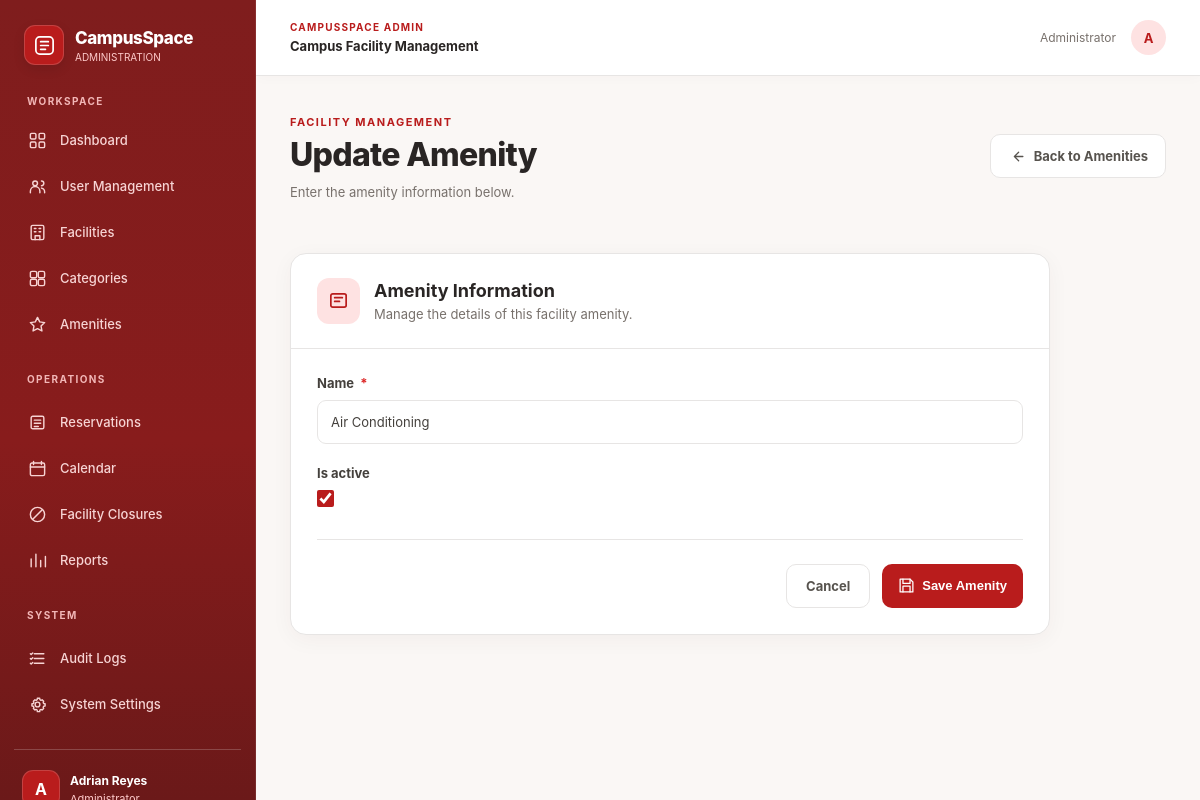
The app's page /manage/amenities/2/edit/ (signed in) with its own data.
### Reservation/models.py (models this page shows, shortened)
class User(AbstractUser):
    ROLE_CHOICES = [
        ('BASIC_USER', 'Basic User'),
        ('ADMIN', 'Admin'),
    ]
    role = models.CharField(
        max_length=10,
        choices=ROLE_CHOICES,
        default='BASIC_USER'
    )
    department = models.CharField(
        max_length=100,
        blank=True
    )
    contact_number = models.CharField(
        max_length=20,
        blank=True
    )
    objects = UserManager()

class Amenity(models.Model):
    name = models.CharField(
        max_length=100,
        unique=True
    )
    is_active = models.BooleanField(
        default=True
    )

### Reservation/views.py (the view)
@admin_required
def amenity_update(request, amenity_id):
    amenity = get_object_or_404(
        Amenity,
        pk=amenity_id
    )
    if request.method == 'POST':
        form = AmenityForm(
            request.POST,
            instance=amenity
        )
        if form.is_valid():
            amenity = form.save()
            create_audit_log(
                actor=request.user,
                action='AMENITY_UPDATED',
                reference=f'Amenity #{amenity.pk}',
                description=amenity.name
            )
            messages.success(
                request,
                'Amenity updated successfully.'
            )
            return redirect('amenity_list')
    else:
        form = AmenityForm(
            instance=amenity
        )
    return render(
        request,
        'Reservation/admin/facilities/AmenityForm.html',
        {
            'form': form,
            'page_title': 'Update Amenity',
        }
    )

### Reservation/forms.py (shortened to what this page needs)
class AmenityForm(forms.ModelForm):
    class Meta:
        model = Amenity
        fields = [
            'name',
            'is_active',
        ]

### templates/Reservation/admin/facilities/AmenityForm.html (shortened to what this page needs)
{% extends 'Reservation/admin/AdminBase.html' %}
{% block content %}
<div class="master-form-page">
    <div class="master-form-header">
        <div>
            <span class="page-eyebrow">FACILITY MANAGEMENT</span>
            <h1>{{ page_title }}</h1>
            <p>Enter the amenity information below.</p>
        </div>
        <a href="{% url 'amenity_list' %}"
           class="master-back-button">
            <svg viewBox="0 0 24 24"
                 width="17" height="17"
                 fill="none"
                 stroke="currentColor"
                 stroke-width="1.8"
                 stroke-linecap="round"
                 stroke-linejoin="round"
                 aria-hidden="true">
                <path d="m15 18-6-6 6-6M9 12h12"/>
            </svg>
            Back to Amenities
        </a>
    </div>
    <section class="master-form-card">
        <div class="master-form-card-heading">
            <div class="master-form-icon" aria-hidden="true">
                <svg viewBox="0 0 24 24"
                     width="23" height="23"
                     fill="none"
                     stroke="currentColor"
                     stroke-width="1.8"
                     stroke-linecap="round"
                     stroke-linejoin="round">
                    <rect x="4" y="5"
                          width="16" height="14"
                          rx="2"/>
                    <path d="M8 9h8M8 13h5"/>
                </svg>
            </div>
            <div>
                <h2>Amenity Information</h2>
                <p>Manage the details of this facility amenity.</p>
            </div>
        </div>
        <form method="post" class="master-detail-form">
            {% for field in form %}
                <div class="master-form-group">
                    <label for="{{ field.id_for_label }}">
                        {{ field.label }}
                        {% if field.field.required %}
                            <span class="master-required">*</span>
                        {% endif %}
                    </label>
                    <div class="master-field-control">
                        {{ field }}
                    </div>
                </div>
            {% endfor %}
            <div class="master-form-footer">
                <a href="{% url 'amenity_list' %}"
                   class="master-cancel-button">
                    Cancel
                </a>
                <button type="submit" class="master-save-button">
                    <svg viewBox="0 0 24 24"
                         width="17" height="17"
                         fill="none"
                         stroke="currentColor"
                         stroke-width="1.8"
                         stroke-linecap="round"
                         stroke-linejoin="round"
                         aria-hidden="true">
                        <path d="M5 3h12l4 4v14H3V3h2Z"/>
                        <path d="M7 3v6h10V3M7 21v-8h10v8"/>
                    </svg>
                    Save Amenity
                </button>
            </div>
        </form>
    </section>
</div>
{% endblock %}

### templates/Reservation/admin/AdminBase.html (shortened to what this page needs)
{% load static %}
<!DOCTYPE html>
<html lang="en">
<head>
    <link rel="stylesheet" href="{% static 'Reservation/css/admin/admin.css' %}">
</head>
<body class="admin-page">
<div class="layout">
    <aside class="sidebar" id="admin-sidebar">
        <div class="sidebar-brand">
            <div class="sidebar-brand-icon">
                <svg viewBox="0 0 24 24"
                     fill="none"
                     stroke="currentColor"
                     stroke-width="1.8"
                     stroke-linecap="round"
                     stroke-linejoin="round"
                     aria-hidden="true">
                    <rect x="3" y="3" width="18" height="18" rx="4"/>
                    <path d="M8 8h8M8 12h8M8 16h5"/>
                </svg>
            </div>
            <div class="sidebar-brand-text">
                <strong>CampusSpace</strong>
                <span>ADMINISTRATION</span>
            </div>
        </div>
        <div class="sidebar-section-label">WORKSPACE</div>
        <nav class="sidebar-nav" aria-label="Admin navigation">
            <a href="{% url 'admin_dashboard' %}"
               class="nav-link {% if request.resolver_match.url_name == 'admin_dashboard' %}active{% endif %}">
                <span class="nav-icon" aria-hidden="true">
                </span>
                <span>Dashboard</span>
            </a>
            <a href="{% url 'user_management' %}"
               class="nav-link {% if request.resolver_match.url_name == 'user_management' %}active{% endif %}">
                <span class="nav-icon" aria-hidden="true">
                    <svg viewBox="0 0 24 24" fill="none"
                         stroke="currentColor" stroke-width="1.8"
                         stroke-linecap="round" stroke-linejoin="round">
                        <circle cx="9" cy="8" r="3"/>
                        <path d="M3 20v-2a6 6 0 0 1 12 0v2"/>
                        <path d="M17 5a3 3 0 0 1 0 6M17 14a5 5 0 0 1 4 5v1"/>
                    </svg>
                </span>
                <span>User Management</span>
            </a>
            <a href="{% url 'facility_list' %}"
               class="nav-link {% if request.resolver_match.url_name == 'facility_list' %}active{% endif %}">
                <span class="nav-icon" aria-hidden="true">
                    <svg viewBox="0 0 24 24" fill="none"
                         stroke="currentColor" stroke-width="1.8"
                         stroke-linecap="round" stroke-linejoin="round">
                        <rect x="4" y="3" width="16" height="18" rx="2"/>
                        <path d="M9 21v-5h6v5M8 7h2m4 0h2M8 11h2m4 0h2"/>
                    </svg>
                </span>
                <span>Facilities</span>
            </a>
            <a href="{% url 'category_list' %}"
               class="nav-link {% if request.resolver_match.url_name == 'category_list' %}active{% endif %}">
                <span class="nav-icon" aria-hidden="true">
                </span>
                <span>Categories</span>
            </a>
            <a href="{% url 'amenity_list' %}"
               class="nav-link {% if request.resolver_match.url_name == 'amenity_list' %}active{% endif %}">
                <span class="nav-icon" aria-hidden="true">
                    <svg viewBox="0 0 24 24" fill="none"
                         stroke="currentColor" stroke-width="1.8"
                         stroke-linecap="round" stroke-linejoin="round">
                        <path d="m12 3 2.8 5.7L21 9.6l-4.5 4.4 1.1 6.2L12 17.3l-5.6 2.9 1.1-6.2L3 9.6l6.2-.9L12 3Z"/>
                    </svg>
                </span>
                <span>Amenities</span>
            </a>
            <div class="sidebar-section-label sidebar-section-inner">
                OPERATIONS
            </div>
            <a href="{% url 'reservation_queue' %}"
               class="nav-link {% if request.resolver_match.url_name == 'reservation_queue' %}active{% endif %}">
                <span class="nav-icon" aria-hidden="true">
                    <svg viewBox="0 0 24 24" fill="none"
                         stroke="currentColor" stroke-width="1.8"
                         stroke-linecap="round" stroke-linejoin="round">
                        <rect x="4" y="4" width="16" height="16" rx="2"/>
                        <path d="M8 9h8M8 13h8M8 17h5"/>
                    </svg>
                </span>
                <span>Reservations</span>
            </a>
            <a href="{% url 'admin_calendar' %}"
               class="nav-link {% if request.resolver_match.url_name == 'admin_calendar' %}active{% endif %}">
                <span class="nav-icon" aria-hidden="true">
                    <svg viewBox="0 0 24 24" fill="none"
                         stroke="currentColor" stroke-width="1.8"
                         stroke-linecap="round" stroke-linejoin="round">
                        <rect x="3" y="5" width="18" height="16" rx="2"/>
                        <path d="M7 3v4M17 3v4M3 10h18"/>
                    </svg>
                </span>
                <span>Calendar</span>
            </a>
            <a href="{% url 'closure_list' %}"
               class="nav-link {% if request.resolver_match.url_name == 'closure_list' %}active{% endif %}">
                <span class="nav-icon" aria-hidden="true">
                    <svg viewBox="0 0 24 24" fill="none"
                         stroke="currentColor" stroke-width="1.8"
                         stroke-linecap="round" stroke-linejoin="round">
                        <circle cx="12" cy="12" r="9"/>
                        <path d="M6 18 18 6"/>
                    </svg>
                </span>
                <span>Facility Closures</span>
            </a>
            <a href="{% url 'reports' %}"
               class="nav-link {% if request.resolver_match.url_name == 'reports' %}active{% endif %}">
                <span class="nav-icon" aria-hidden="true">
                    <svg viewBox="0 0 24 24" fill="none"
                         stroke="currentColor" stroke-width="1.8"
                         stroke-linecap="round" stroke-linejoin="round">
                        <path d="M4 20V10M10 20V4M16 20v-8M22 20V7"/>
                    </svg>
                </span>
                <span>Reports</span>
            </a>
            <div class="sidebar-section-label sidebar-section-inner">
                SYSTEM
            </div>
            <a href="{% url 'audit_logs' %}"
               class="nav-link {% if request.resolver_match.url_name == 'audit_logs' %}active{% endif %}">
                <span class="nav-icon" aria-hidden="true">
                    <svg viewBox="0 0 24 24" fill="none"
                         stroke="currentColor" stroke-width="1.8"
                         stroke-linecap="round" stroke-linejoin="round">
                        <path d="M8 6h12M8 12h12M8 18h12"/>
                        <path d="m3 6 1 1 2-2M3 12l1 1 2-2M3 18l1 1 2-2"/>
                    </svg>
                </span>
                <span>Audit Logs</span>
            </a>
            <a href="{% url 'system_settings' %}"
               class="nav-link {% if request.resolver_match.url_name == 'system_settings' %}active{% endif %}">
                <span class="nav-icon" aria-hidden="true">
                </span>
                <span>System Settings</span>
            </a>
        </nav>
        <div class="sidebar-bottom">
            <div class="sidebar-profile">
                <div class="profile-avatar">
                    {{ request.user.first_name|default:request.user.username|slice:":1"|upper }}
                </div>
                <div class="profile-info">
                    <strong>
                        {{ request.user.get_full_name|default:request.user.username }}
                    </strong>
                    <span>Administrator</span>
                </div>
            </div>
        </div>
    </aside>
    <div class="main-shell">
        <header class="topbar">
            <div class="topbar-left">
                <div class="topbar-heading">
                    <span class="topbar-eyebrow">CAMPUSSPACE ADMIN</span>
                    <strong>Campus Facility Management</strong>
                </div>
            </div>
            <div class="topbar-right">
                <span class="topbar-role">Administrator</span>
                <div class="topbar-avatar">
                    {{ request.user.first_name|default:request.user.username|slice:":1"|upper }}
                </div>
            </div>
        </header>
        <main class="content">
            {% block content %}{% endblock %}
        </main>
    </div>
</div>
</body>
</html>

### records on screen
User: user.first_name "A", user.get_full_name "Adrian Reyes"
Amenity: form "Air Conditioning" "☑"

### other values on screen
{{ page_title }} "Update Amenity"
{{ field.label }} "Name" "Is active"
